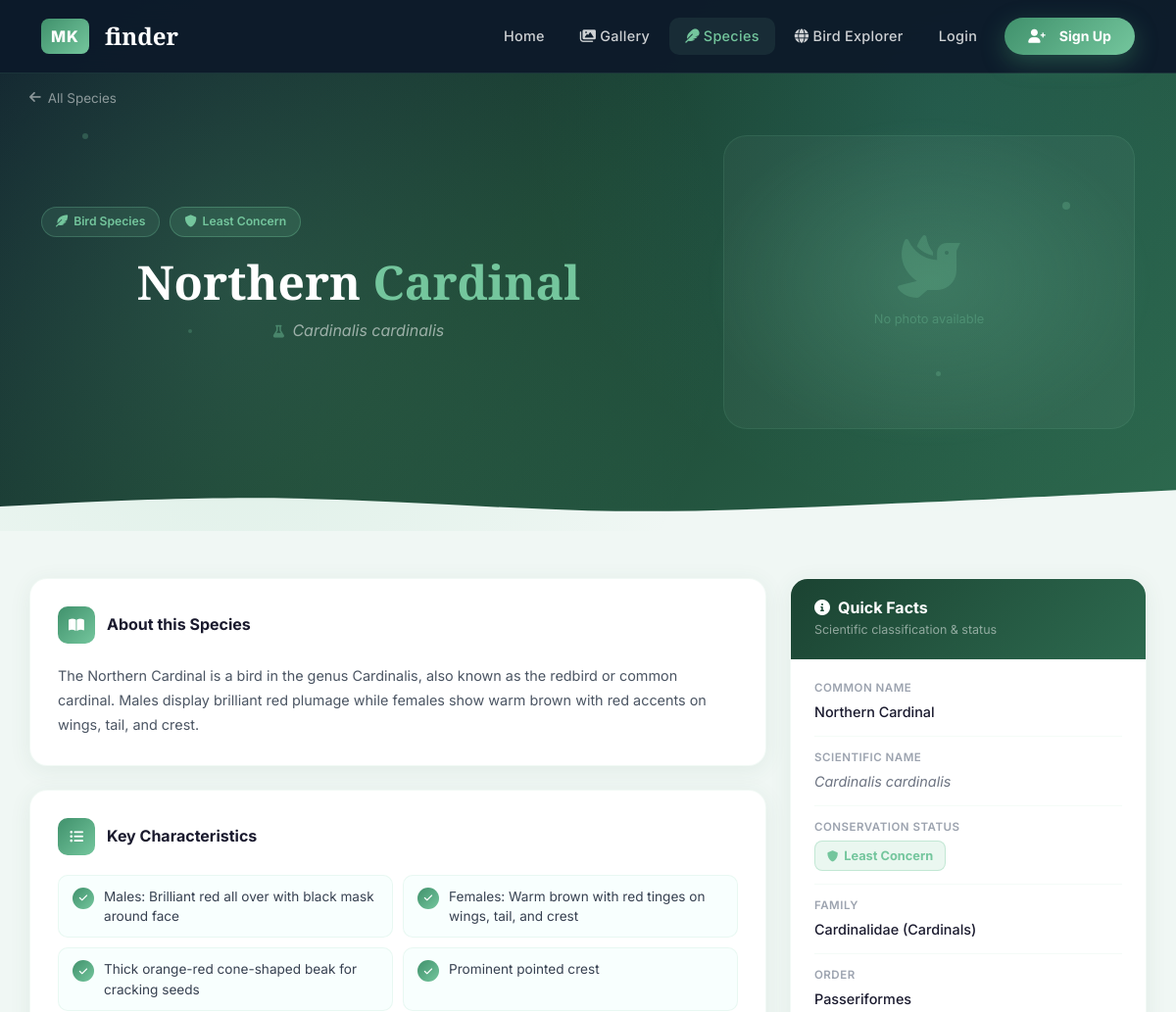
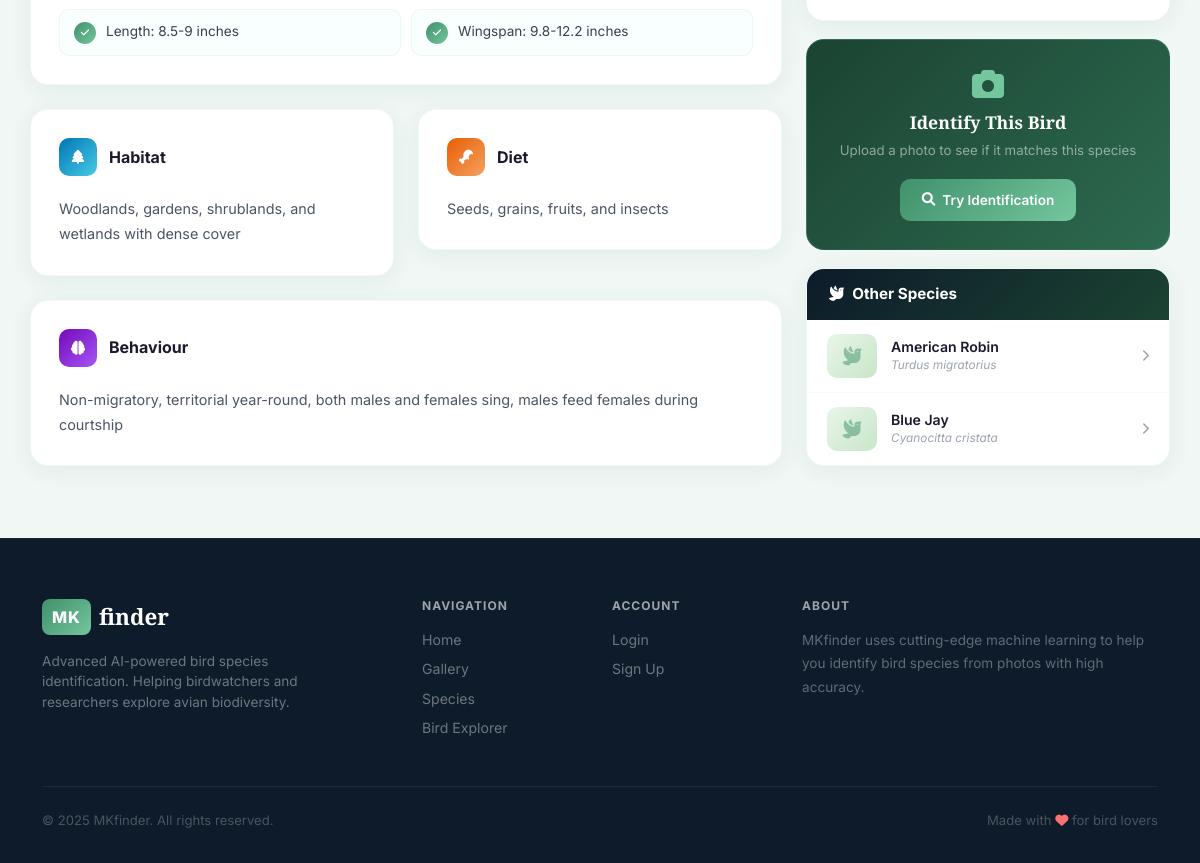
Page /species.php?species=Northern+Cardinal on the committed database (2 pictures, top to bottom).
### tables this page shows
CREATE TABLE `species` (
    `id`                   INT           NOT NULL AUTO_INCREMENT,
    `name`                 VARCHAR(255)  NOT NULL,
    `scientific_name`      VARCHAR(255)  DEFAULT NULL,
    `description`          TEXT,
    `characteristics`      JSON,
    `habitat`              TEXT,
    `diet`                 TEXT,
    `behavior`             TEXT,
    `conservation_status`  VARCHAR(100)  DEFAULT 'Least Concern',
    `image_path`           VARCHAR(500)  DEFAULT NULL,
    `status`               VARCHAR(20)   NOT NULL DEFAULT 'approved',
    `created_at`           TIMESTAMP     NOT NULL DEFAULT CURRENT_TIMESTAMP,
    `updated_at`           TIMESTAMP     NOT NULL DEFAULT CURRENT_TIMESTAMP ON UPDATE CURRENT_TIMESTAMP,

    PRIMARY KEY (`id`),
    UNIQUE KEY `uq_species_name` (`name`),
    INDEX `idx_species_name`     (`name`),
    INDEX `idx_status`           (`status`)
);

### species.php (the view, shortened to what the rows shown need)
<?php
require_once 'config.php';
require_once 'database.php';
$speciesName = isset($_GET['species']) ? sanitizeInput($_GET['species']) : '';
$speciesInfo = null;
if (!empty($speciesName)) {
    $speciesInfo = getSpeciesInfoFromDB($speciesName);
}
$allSpecies = getAllSpeciesFromDB();
function conservationColor($status) {
    $map = [
        'Least Concern'         => ['#74c69d', 'rgba(116,198,157,.15)'],
        'Near Threatened'       => ['#facc15', 'rgba(250,204,21,.15)'],
        'Vulnerable'            => ['#fb923c', 'rgba(251,146,60,.15)'],
        'Endangered'            => ['#f87171', 'rgba(248,113,113,.15)'],
        'Critically Endangered' => ['#dc2626', 'rgba(220,38,38,.15)'],
    ];
    return $map[$status] ?? ['#9ca3af', 'rgba(156,163,175,.15)'];
}
$imageMap = [];
$families = [
    'American Robin'    => 'Turdidae (Thrushes)',
    'Blue Jay'          => 'Corvidae (Crows & Jays)',
    'Northern Cardinal' => 'Cardinalidae (Cardinals)',
];
?>
<!DOCTYPE html>
<html lang="en">
<head>
    <link href="https://cdn.jsdelivr.net/npm/bootstrap@5.3.0/dist/css/bootstrap.min.css" rel="stylesheet">
    <link href="https://cdnjs.cloudflare.com/ajax/libs/font-awesome/6.0.0/css/all.min.css" rel="stylesheet">
    <link href="styles.css" rel="stylesheet">
</head>
<body>
<?php if ($speciesInfo):
    $imgFile = $imageMap[$speciesInfo['name']] ?? '';
    $hasImg  = !empty($imgFile) && file_exists($imgFile);
    [$iucnColor, $iucnBg] = conservationColor($speciesInfo['conservation_status'] ?? 'Least Concern');
?>
<section class="page-hero detail-hero">
    <div class="hero-dots">
        <div class="hdot"></div><div class="hdot"></div>
        <div class="hdot"></div><div class="hdot"></div>
    </div>
    <div class="container" style="position:relative; z-index:2;">
        <a href="species.php" class="back-link">
            <i class="fas fa-arrow-left"></i> All Species
        </a>
        <div class="hero-inner">
            <div class="hero-text">
                <div class="sp-tags">
                    <span class="sp-tag"><i class="fas fa-feather-alt"></i>Bird Species</span>
                    <span class="sp-tag" style="background:<?php echo $iucnBg;?>;border-color:<?php echo $iucnColor;?>55;color:<?php echo $iucnColor;?>;">
                        <i class="fas fa-shield-alt"></i>
                        <?php echo htmlspecialchars($speciesInfo['conservation_status'] ?? 'Least Concern'); ?>
                    </span>
                </div>
                <h1 class="sp-hero-name">
                    <?php
                    $parts = explode(' ', $speciesInfo['name'], 2);
                    echo htmlspecialchars($parts[0]);
                    if (!empty($parts[1])) echo ' <em>'.htmlspecialchars($parts[1]).'</em>';
                    ?>
                </h1>
                <p class="sp-hero-sci">
                    <i class="fas fa-flask me-1" style="color:rgba(116,198,157,.45);font-size:.8rem;"></i>
                    <?php echo htmlspecialchars($speciesInfo['scientific_name']); ?>
                </p>
            </div>
            <div class="hero-img">
                <?php if ($hasImg): ?>
                    <div class="hero-img-card">
                        <img src="<?php echo htmlspecialchars($imgFile); ?>"
                             alt="<?php echo htmlspecialchars($speciesInfo['name']); ?>">
                        <div class="card-overlay">
                            <span class="card-overlay-species">
                                <i class="fas fa-feather-alt me-1"></i>
                                <?php echo htmlspecialchars($speciesInfo['name']); ?>
                            </span>
                            <span class="card-overlay-conf">
                                <i class="fas fa-check-circle"></i> Verified
                            </span>
                        </div>
                    </div>
                <?php else: ?>
                    <div class="img-placeholder">
                        <i class="fas fa-dove"></i>
                        <span>No photo available</span>
                    </div>
                <?php endif; ?>
            </div>
        </div>
    </div>
    <svg class="hero-wave" xmlns="http://www.w3.org/2000/svg" viewBox="0 0 1440 60">
        <path fill="#f0f7f4" d="M0,30L60,27C120,24,240,18,360,20C480,22,600,32,720,35C840,38,960,32,1080,27C1200,22,1320,16,1380,13L1440,10L1440,60L0,60Z"/>
    </svg>
</section>
<div class="container detail-body">
    <div class="row g-4 align-items-start">
        <div class="col-lg-8 d-flex flex-column gap-4">
            <div class="info-card">
                <div class="card-head">
                    <div class="head-icon"><i class="fas fa-book-open"></i></div>
                    <h3>About this Species</h3>
                </div>
                <p><?php echo htmlspecialchars($speciesInfo['description']); ?></p>
            </div>
            <?php if (!empty($speciesInfo['characteristics'])): ?>
            <div class="info-card">
                <div class="card-head">
                    <div class="head-icon"><i class="fas fa-list-ul"></i></div>
                    <h3>Key Characteristics</h3>
                </div>
                <div class="char-grid">
                    <?php foreach ($speciesInfo['characteristics'] as $c): ?>
                    <div class="char-item">
                        <div class="ci-dot"><i class="fas fa-check"></i></div>
                        <span><?php echo htmlspecialchars($c); ?></span>
                    </div>
                    <?php endforeach; ?>
                </div>
            </div>
            <?php endif; ?>
            <?php if (!empty($speciesInfo['habitat']) || !empty($speciesInfo['diet'])): ?>
            <div class="row g-4">
                <?php if (!empty($speciesInfo['habitat'])): ?>
                <div class="col-md-6">
                    <div class="info-card">
                        <div class="card-head">
                            <div class="head-icon" style="background:linear-gradient(135deg,#0077b6,#48cae4);">
                                <i class="fas fa-tree"></i>
                            </div>
                            <h3>Habitat</h3>
                        </div>
                        <p><?php echo htmlspecialchars($speciesInfo['habitat']); ?></p>
                    </div>
                </div>
                <?php endif; ?>
                <?php if (!empty($speciesInfo['diet'])): ?>
                <div class="col-md-6">
                    <div class="info-card">
                        <div class="card-head">
                            <div class="head-icon" style="background:linear-gradient(135deg,#e85d04,#f4a261);">
                                <i class="fas fa-drumstick-bite"></i>
                            </div>
                            <h3>Diet</h3>
                        </div>
                        <p><?php echo htmlspecialchars($speciesInfo['diet']); ?></p>
                    </div>
                </div>
                <?php endif; ?>
            </div>
            <?php endif; ?>
            <?php if (!empty($speciesInfo['behavior'])): ?>
            <div class="info-card">
                <div class="card-head">
                    <div class="head-icon" style="background:linear-gradient(135deg,#7209b7,#a855f7);">
                        <i class="fas fa-brain"></i>
                    </div>
                    <h3>Behaviour</h3>
                </div>
                <p><?php echo htmlspecialchars($speciesInfo['behavior']); ?></p>
            </div>
            <?php endif; ?>
        </div>
        <div class="col-lg-4">
            <div class="sidebar">
                <div class="facts-card">
                    <div class="facts-header">
                        <h3><i class="fas fa-info-circle me-2"></i>Quick Facts</h3>
                        <p>Scientific classification &amp; status</p>
                    </div>
                    <div class="facts-body">
                        <div class="fact-row">
                            <div class="fact-lbl">Common Name</div>
                            <div class="fact-val"><?php echo htmlspecialchars($speciesInfo['name']); ?></div>
                        </div>
                        <div class="fact-row">
                            <div class="fact-lbl">Scientific Name</div>
                            <div class="fact-val"><em><?php echo htmlspecialchars($speciesInfo['scientific_name']); ?></em></div>
                        </div>
                        <?php if (!empty($speciesInfo['conservation_status'])): ?>
                        <div class="fact-row">
                            <div class="fact-lbl">Conservation Status</div>
                            <div class="fact-val">
                                <span class="iucn-pill"
                                      style="background:<?php echo $iucnBg;?>;color:<?php echo $iucnColor;?>;border-color:<?php echo $iucnColor;?>55;">
                                    <i class="fas fa-shield-alt" style="font-size:.7rem;"></i>
                                    <?php echo htmlspecialchars($speciesInfo['conservation_status']); ?>
                                </span>
                            </div>
                        </div>
                        <?php endif; ?>
                        <div class="fact-row">
                            <div class="fact-lbl">Family</div>
                            <div class="fact-val"><?php echo htmlspecialchars($families[$speciesInfo['name']] ?? '—'); ?></div>
                        </div>
                        <div class="fact-row">
                            <div class="fact-lbl">Order</div>
                            <div class="fact-val">Passeriformes</div>
                        </div>
                    </div>
                </div>
                <div class="identify-cta">
                    <i class="fas fa-camera cta-icon"></i>
                    <h4>Identify This Bird</h4>
                    <p>Upload a photo to see if it matches this species</p>
                    <a href="index.html#upload-section" class="btn-cta">
                        <i class="fas fa-search"></i>Try Identification
                    </a>
                </div>
                <?php
                $others = array_filter($allSpecies ?? [], fn($s) => $s['name'] !== $speciesInfo['name']);
                if (!empty($others)):
                ?>
                <div class="other-card">
                    <div class="other-header">
                        <h3><i class="fas fa-dove me-2"></i>Other Species</h3>
                    </div>
                    <?php foreach ($others as $oth):
                        $oImg = $imageMap[$oth['name']] ?? '';
                        $oHas = !empty($oImg) && file_exists($oImg);
                    ?>
                    <a href="species.php?species=<?php echo urlencode($oth['name']); ?>" class="other-item">
                        <div class="other-thumb">
                            <?php if ($oHas): ?>
                                <img src="<?php echo htmlspecialchars($oImg); ?>" alt="<?php echo htmlspecialchars($oth['name']); ?>">
                            <?php else: ?>
                                <i class="fas fa-dove"></i>
                            <?php endif; ?>
                        </div>
                        <div style="flex:1;min-width:0;">
                            <div class="other-name"><?php echo htmlspecialchars($oth['name']); ?></div>
                            <div class="other-sci"><?php echo htmlspecialchars($oth['scientific_name']); ?></div>
                        </div>
                        <i class="fas fa-chevron-right" style="font-size:.75rem;color:#9ca3af;flex-shrink:0;"></i>
                    </a>
                    <?php endforeach; ?>
                </div>
                <?php endif; ?>
            </div>
        </div>
    </div>
</div>
<?php endif; ?>
</body>
</html>

### rows in the picture
species: conservation_status "Least Concern", name "Northern", name "Cardinal", scientific_name "Cardinalis cardinalis", description "The Northern Cardinal is a bird in the genus Cardinalis, also known as the redbird or common cardinal. Males display brilliant red plumage while females show warm brown with red accents on wings, tail, and crest.", habitat "Woodlands, gardens, shrublands, and wetlands with dense cover", diet "Seeds, grains, fruits, and insects", behavior "Non-migratory, territorial year-round, both males and females sing, males feed females during courtship", name "Northern Cardinal", name "Cardinalidae (Cardinals)"
species: name "American Robin", scientific_name "Turdus migratorius"
species: name "Blue Jay", scientific_name "Cyanocitta cristata"

### other values in the picture
$c "Males: Brilliant red all over with black mask around face"
$c "Females: Warm brown with red tinges on wings, tail, and crest"
$c "Thick orange-red cone-shaped beak for cracking seeds"
$c "Prominent pointed crest"
$c "Length: 8.5-9 inches"
$c "Wingspan: 9.8-12.2 inches"
